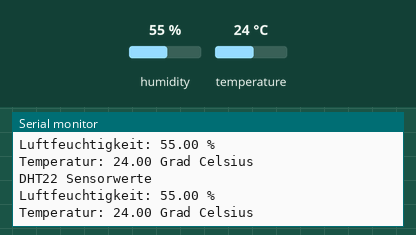
The sketch below on a simulated ESP8266 (NodeMCU). Parts: the last lines printed to the serial monitor. The inputs (shaded band) are chosen by the test bench; at power-on: humidity 55 %, temperature 24 °C.

Above: at 9.8 s.
9.9 s: humidity set to 22 %
At 16.9 s:
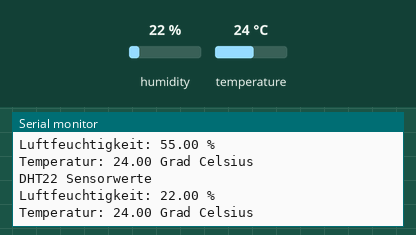
17.9 s: temperature set to 12 °C
At 23.7 s:
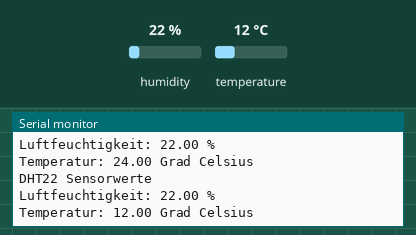
25.9 s: humidity set to 40 %
At 30.5 s:
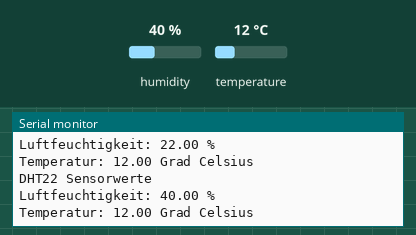
Timing chart, 0 to 32.0 s (numbered marks = the images above; inputs shaded):
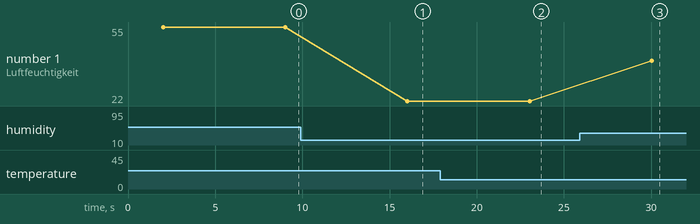

Measured:
- after the input at 9.9 s, the serial monitor: prints a new line after 6.1 s (image 1)
- after the input at 17.9 s, the serial monitor: prints a new line after 5.1 s (image 2)
- after the input at 25.9 s, the serial monitor: prints a new line after 4.1 s (image 3)
- plotted number 1: 22 → 40 after the input at 25.9 s

The sketch:

sketch_sep27a.ino
```cpp
#include "DHT.h"

#define DHT22PIN D2
DHT dht22(DHT22PIN, DHT22);

void setup() {
Serial.begin(115200);
delay(10);

dht22.begin();
}

void loop() {

delay(2000);

float tempValue22 = dht22.readTemperature();
float humidityValue22 = dht22.readHumidity();

Serial.println("DHT22 Sensorwerte");
Serial.print("Luftfeuchtigkeit: "); //Im seriellen Monitor den Text und
Serial.print(humidityValue22); //die Dazugehörigen Werte anzeigen
Serial.println(" %");
Serial.print("Temperatur: ");
Serial.print(tempValue22);
Serial.println(" Grad Celsius");

delay(5000);
}
```
